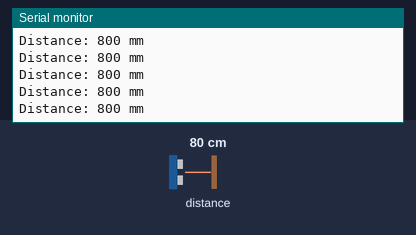
The program below on a simulated ESP32. Shown: the last lines printed to the serial monitor. Inputs (shaded band) come from the test bench; at power-on: distance to the obstacle 80 cm.

Above: at 1.2 s.
1.3 s: distance to the obstacle set to 2 cm
At 1.49 s:
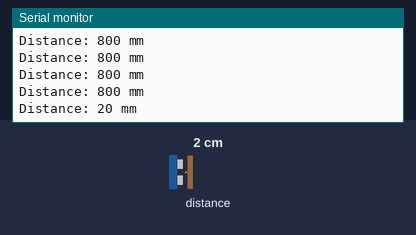
2.8 s: distance to the obstacle set to 4 cm
At 2.82 s:
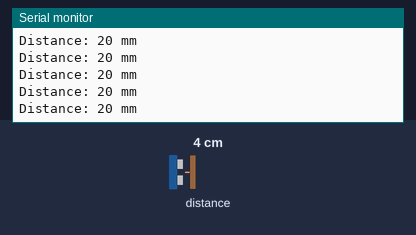
Timing chart, 0 to 5.8 s (numbered marks = the images above; inputs shaded):
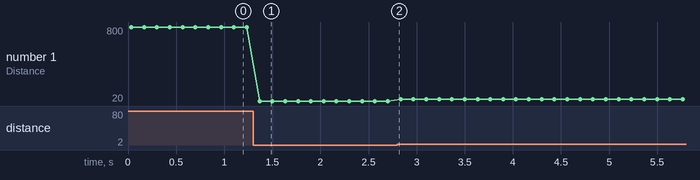

The program:

main.cpp
```cpp
#include <Arduino.h>
#include <Wire.h>
#include <VL53L0X.h>

// Create the sensor object
VL53L0X sensor;

void setup() {
    // Start the serial monitor
    Serial.begin(115200);
    Serial.println("\n--- ESP32 Booting (Modern Framework) ---");

    // Initialize the I2C bus. Wire.begin(SDA, SCL);
    // Using the pins we verified with your scanner!
    Wire.begin(21, 19);

    // Tell the sensor to give up if a reading takes longer than 500ms
    sensor.setTimeout(500);

    // Run the calibration
    if (!sensor.init()) {
        Serial.println("Failed to detect and initialize sensor!");
        while (1) {} // Freeze the system if it fails
    }

    Serial.println("Sensor Calibrated! Firing Laser...");
}

void loop() {
    // Trigger the laser and stitch the bytes together
    uint16_t distance_mm = sensor.readRangeSingleMillimeters();

    if (sensor.timeoutOccurred()) {
        Serial.println("Measurement Timeout!");
    } else {
        Serial.print("Distance: ");
        Serial.print(distance_mm);
        Serial.println(" mm");
    }

    delay(100);
}
```

Measured:
- after the input at 1.3 s, the serial monitor: prints a new line after 0.07 s (image 1)
- plotted number 1: 800 → 20 after the input at 1.3 s, 20 → 40 after the input at 2.8 s
